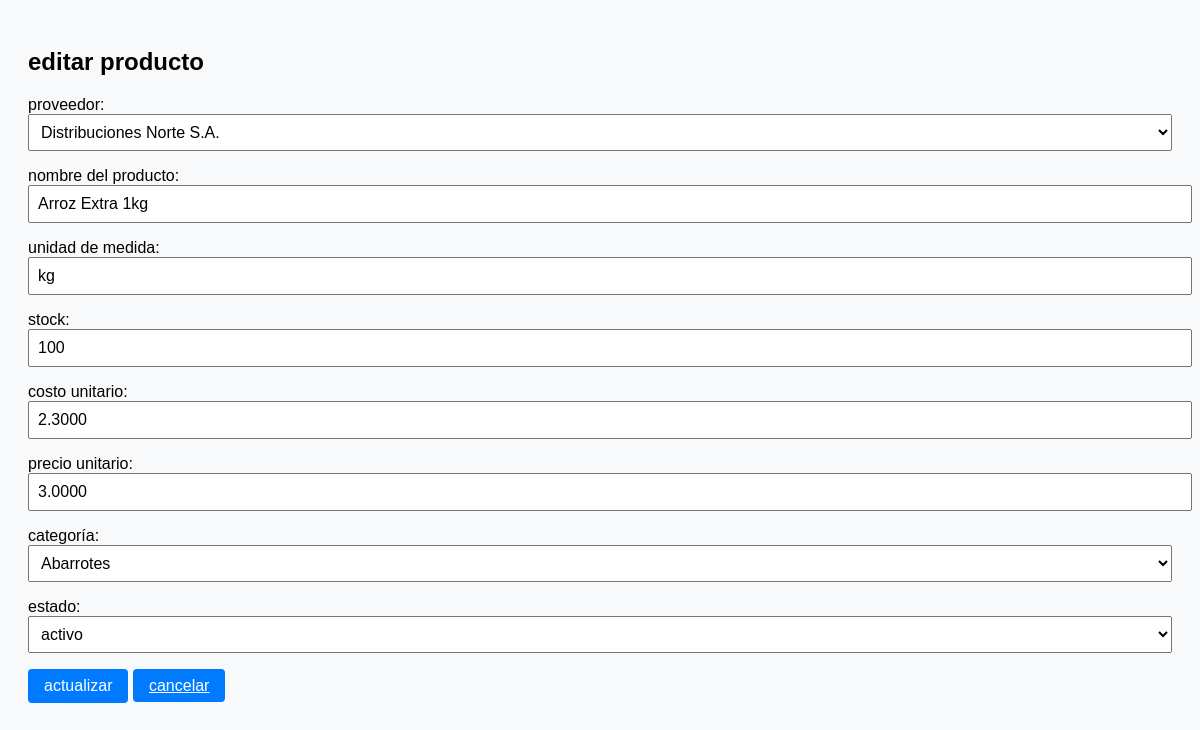
The page /ventasfacturacion/vistas/producto/editar.php?id=1 on the database its author committed.
### tables this page shows
CREATE TABLE `productos` (
  `idproducto` int(11) NOT NULL,
  `idproveedor` char(3) DEFAULT NULL,
  `nomproducto` varchar(128) DEFAULT NULL,
  `unimed` varchar(15) DEFAULT NULL,
  `stock` int(11) DEFAULT NULL,
  `cosuni` decimal(10,4) DEFAULT NULL,
  `preuni` decimal(10,4) DEFAULT NULL,
  `idcategoria` char(2) DEFAULT NULL,
  `estado` char(1) DEFAULT NULL
);

CREATE TABLE `proveedores` (
  `idproveedor` char(3) NOT NULL,
  `nomproveedor` varchar(128) DEFAULT NULL,
  `rucproveedor` varchar(11) DEFAULT NULL,
  `dirproveedor` varchar(128) DEFAULT NULL,
  `telproveedor` varchar(9) DEFAULT NULL,
  `emailproveedor` varchar(64) DEFAULT NULL
);

CREATE TABLE `categorias` (
  `idcategoria` char(2) NOT NULL,
  `nomcategoria` varchar(128) DEFAULT NULL
);

### ventasfacturacion/config/conexion.php (called while the page is built)
<?php
class conexion {
    public static function conectar() {
        try {
            $pdo = new pdo("mysql:host=localhost;dbname=ventasfacturacion;charset=utf8", "root", "");
            $pdo->setattribute(pdo::ATTR_ERRMODE, pdo::ERRMODE_EXCEPTION);
            return $pdo;
        } catch (pdoexception $e) {
            die("error de conexión: " . $e->getmessage());
        }
    }
}

### ventasfacturacion/controladores/ProveedorController.php (called while the page is built, shortened)
<?php
require_once __DIR__ . '/../config/conexion.php';
class ProveedorController {
    private $conexion;
    public function __construct() {
        $this->conexion = Conexion::conectar();
    }
    public function obtenerProveedores() {
    $sql = "SELECT * FROM proveedores";
    $stmt = $this->conexion->prepare($sql);
    $stmt->execute();
    return $stmt->fetchAll(PDO::FETCH_ASSOC);
}
}
?>

### ventasfacturacion/controladores/ProductoController.php (called while the page is built, shortened)
<?php
require_once __DIR__ . '/../config/conexion.php';
class ProductoController {
    private $conexion;
    public function __construct() {
        $this->conexion = Conexion::conectar();
    }
    public function obtenerProducto($id) {
        $stmt = $this->conexion->prepare("SELECT * FROM productos WHERE idproducto = ?");
        $stmt->execute([$id]);
        return $stmt->fetch(PDO::FETCH_ASSOC);
    }
}

### ventasfacturacion/controladores/CategoriaController.php (called while the page is built, shortened)
<?php
require_once __DIR__ . '/../config/Conexion.php';
class CategoriaController {
    private $conexion;
    public function __construct() {
        $this->conexion = Conexion::conectar();
    }
    public function obtenerCategorias() {
    $sql = "SELECT * FROM categorias";
    $stmt = $this->conexion->prepare($sql);
    $stmt->execute();
    return $stmt->fetchAll(PDO::FETCH_ASSOC);
}
}
?>

### ventasfacturacion/vistas/producto/editar.php (the view, shortened to what this page needs)
<?php
require_once '../../controladores/ProductoController.php';
require_once '../../controladores/ProveedorController.php';
require_once '../../controladores/CategoriaController.php';
$controller = new ProductoController();
$proveedorController = new ProveedorController();
$categoriaController = new CategoriaController();
$id = $_GET['id'];
$producto = $controller->obtenerProducto($id);
$proveedores = $proveedorController->obtenerProveedores();
$categorias = $categoriaController->obtenerCategorias();
?>
<!doctype html>
<html>
<head>
    <link rel="stylesheet" href="../../css/bootstrap.min.css">
    <link rel="stylesheet" href="../../css/style.css">
</head>
<body class="container mt-4">
    <h2>editar producto</h2>
    <form method="post">
        <div class="mb-2">
            <label>proveedor:</label>
            <select name="idproveedor" class="form-control" required>
                <?php foreach ($proveedores as $proveedor): ?>
                    <option value="<?= $proveedor['idproveedor'] ?>" <?= $producto['idproveedor'] == $proveedor['idproveedor'] ? 'selected' : '' ?>>
                        <?= $proveedor['nomproveedor'] ?>
                    </option>
                <?php endforeach; ?>
            </select>
        </div>
        <div class="mb-2">
            <label>nombre del producto:</label>
            <input type="text" name="nomproducto" class="form-control" value="<?= $producto['nomproducto'] ?>" required>
        </div>
        <div class="mb-2">
            <label>unidad de medida:</label>
            <input type="text" name="unimed" class="form-control" value="<?= $producto['unimed'] ?>" required>
        </div>
        <div class="mb-2">
            <label>stock:</label>
            <input type="number" name="stock" class="form-control" value="<?= $producto['stock'] ?>" required>
        </div>
        <div class="mb-2">
            <label>costo unitario:</label>
            <input type="number" step="0.0001" name="cosuni" class="form-control" value="<?= $producto['cosuni'] ?>" required>
        </div>
        <div class="mb-2">
            <label>precio unitario:</label>
            <input type="number" step="0.0001" name="preuni" class="form-control" value="<?= $producto['preuni'] ?>" required>
        </div>
        <div class="mb-2">
            <label>categoría:</label>
            <select name="idcategoria" class="form-control" required>
                <?php foreach ($categorias as $categoria): ?>
                    <option value="<?= $categoria['idcategoria'] ?>" <?= $producto['idcategoria'] == $categoria['idcategoria'] ? 'selected' : '' ?>>
                        <?= $categoria['nomcategoria'] ?>
                    </option>
                <?php endforeach; ?>
            </select>
        </div>
        <div class="mb-2">
            <label>estado:</label>
            <select name="estado" class="form-control" required>
                <option value="A" <?= $producto['estado'] == 'A' ? 'selected' : '' ?>>activo</option>
            </select>
        </div>
        <button type="submit" class="btn btn-primary">actualizar</button>
        <a href="index.php" class="btn btn-secondary">cancelar</a>
    </form>
</body>
</html>

### rows shown on the page
productos: idproveedor "Distribuciones Norte S.A.", nomproducto "Arroz Extra 1kg", unimed "kg", stock "100", cosuni "2.3000", preuni "3.0000", idcategoria "Abarrotes", estado "activo"
